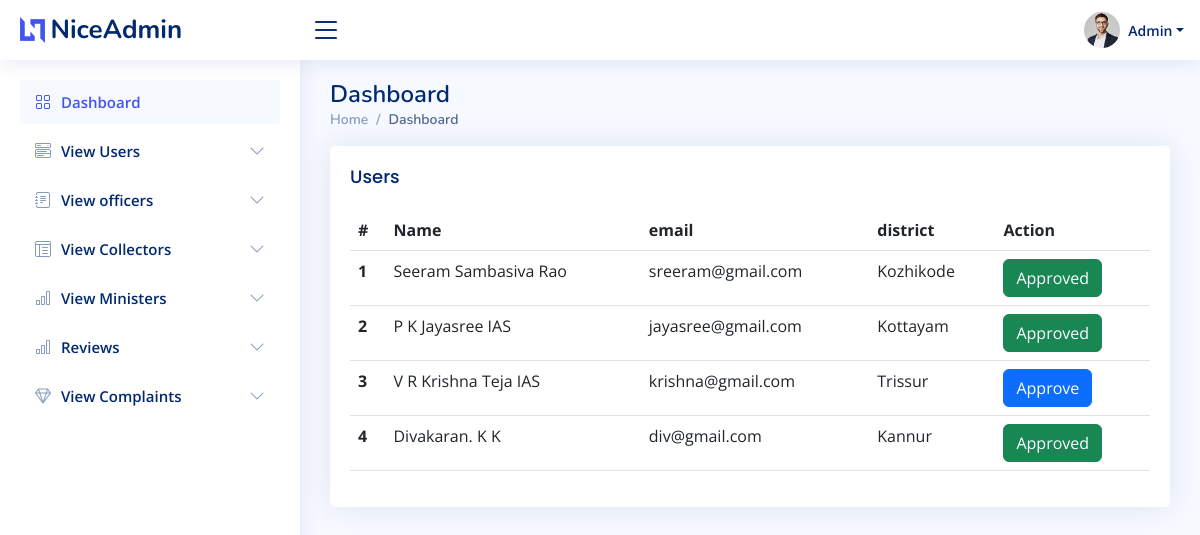
Screenshot of /collectors.php with the database file from the repository.
### tables this page shows
CREATE TABLE `collector` (
  `coll_id` int(11) NOT NULL,
  `login_id` int(11) NOT NULL,
  `coll_name` varchar(30) NOT NULL,
  `district` varchar(100) NOT NULL,
  `coll_status` varchar(20) NOT NULL DEFAULT '0',
  `email` varchar(30) NOT NULL
);

### collectors.php (the view, shortened to what this page needs)
<?php
include 'api/connection.php';
$data = mysqli_query($con,"select * from collector ");
?>
<!DOCTYPE html>
<html lang="en">
<head>
  <link href="assets/vendor/bootstrap/css/bootstrap.min.css" rel="stylesheet">
  <link href="assets/vendor/bootstrap-icons/bootstrap-icons.css" rel="stylesheet">
  <link href="assets/vendor/boxicons/css/boxicons.min.css" rel="stylesheet">
  <link href="assets/vendor/quill/quill.snow.css" rel="stylesheet">
  <link href="assets/vendor/quill/quill.bubble.css" rel="stylesheet">
  <link href="assets/vendor/remixicon/remixicon.css" rel="stylesheet">
  <link href="assets/vendor/simple-datatables/style.css" rel="stylesheet">
  <link href="assets/css/style.css" rel="stylesheet">
</head>
<body>
 <?php include 'header.php'; ?>
 <?php include 'sidebar.php'; ?>
  <main id="main" class="main">
    <div class="pagetitle">
      <h1>Dashboard</h1>
      <nav>
        <ol class="breadcrumb">
          <li class="breadcrumb-item"><a href="index.html">Home</a></li>
          <li class="breadcrumb-item active">Dashboard</li>
        </ol>
      </nav>
    </div>
    <section class="section dashboard">
      <section class="section">
      <div class="row">
        <div class="col-lg-12">
          <div class="card">
            <div class="card-body">
              <h5 class="card-title">Users</h5>
              <table class="table datatable">
                <thead>
                  <tr>
                    <th scope="col">#</th>
                    <th scope="col">Name</th>
                    <th scope="col">email</th>
                    <th scope="col">district</th>
                    <th scope="col">Action</th>
                  </tr>
                </thead>
                <tbody>
                  <?php
                  $count=0;
                  while($row = mysqli_fetch_assoc($data)){
                    $count++;
                  ?>
                  <tr>
                    <th scope="row"><?php echo $count; ?></th>
                    <td><?php echo $row['coll_name'] ?></td>
                    <td><?php echo $row['email'] ?></td>
                    <td><?php echo $row['district'] ?></td>
                    <?php
                    if($row['coll_status']=='1'){
                      ?>
                      <td><a href="" class="btn btn-success">Approved</a></td>
                      <?php
                    }
                    ?>
                    <?php
                    if($row['coll_status']=='0'){
                      ?>
                    <td><a href="coll_status.php?id=<?php echo $row['coll_id']; ?>" class="btn btn-primary">Approve</a></td>
                      <?php
                    }
                    ?>
                  </tr>
                 <?php
                  }
                  ?>
                </tbody>
              </table>
            </div>
          </div>
        </div>
    </section>
    </section>
  </main>
</body>
</html>

### assets/css/style.css (style rules this page uses)
:root { scroll-behavior: smooth; }
body { font-family: "Open Sans", sans-serif; background: #f6f9ff; color: #444444; }
a { color: #4154f1; text-decoration: none; }
h1, h2, h3, h4, h5, h6 { font-family: "Nunito", sans-serif; }
#main { margin-top: 60px; padding: 20px 30px; transition: all 0.3s; }
.pagetitle { margin-bottom: 10px; }
.pagetitle h1 { font-size: 24px; margin-bottom: 0; font-weight: 600; color: #012970; }
.card { margin-bottom: 30px; border: none; border-radius: 5px; box-shadow: 0px 0 30px rgba(1, 41, 112, 0.1); }
.card-title { padding: 20px 0 15px 0; font-size: 18px; font-weight: 500; color: #012970; font-family: "Poppins", sans-serif; }
.card-body { padding: 0 20px 20px 20px; }
.breadcrumb { font-size: 14px; font-family: "Nunito", sans-serif; color: #899bbd; font-weight: 600; }
.breadcrumb a { color: #899bbd; transition: 0.3s; }
.breadcrumb .breadcrumb-item::before { color: #899bbd; }
.breadcrumb .active { color: #51678f; font-weight: 600; }
@media (min-width: 1200px) { #main, #footer { margin-left: 300px; } }

### rows the page displays
collector: coll_name "Seeram Sambasiva Rao", email "sreeram@gmail.com", district "Kozhikode", coll_status "Approved"
collector: coll_name "P K Jayasree IAS", email "jayasree@gmail.com", district "Kottayam", coll_status "Approved"
collector: coll_name "V R Krishna Teja IAS", email "krishna@gmail.com", district "Trissur"
collector: coll_name "Divakaran. K K", email "div@gmail.com", district "Kannur", coll_status "Approved"
